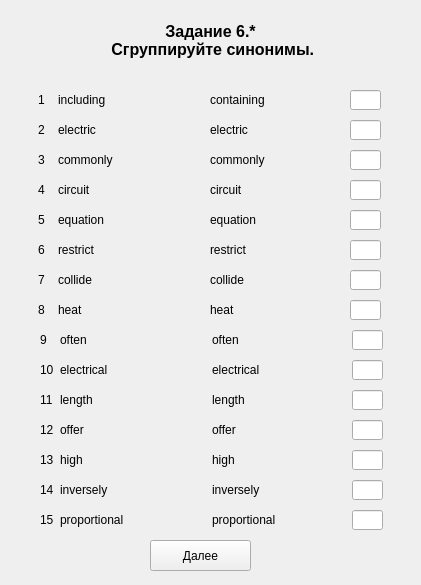
<?xml version="1.0" encoding="UTF-8"?>
<ui version="4.0">
 <class>Zadanie6_part1_var1</class>
 <widget class="QWidget" name="Zadanie6_part1_var1">
  <property name="geometry">
   <rect>
    <x>0</x>
    <y>0</y>
    <width>421</width>
    <height>585</height>
   </rect>
  </property>
  <property name="windowTitle">
   <string>Form</string>
  </property>
  <widget class="QLabel" name="label_title">
   <property name="geometry">
    <rect>
     <x>20</x>
     <y>20</y>
     <width>381</width>
     <height>41</height>
    </rect>
   </property>
   <property name="font">
    <font>
     <pointsize>12</pointsize>
     <weight>75</weight>
     <bold>true</bold>
     <strikeout>false</strikeout>
    </font>
   </property>
   <property name="cursor">
    <cursorShape>ArrowCursor</cursorShape>
   </property>
   <property name="text">
    <string>Задание 6.*
 Сгруппируйте синонимы.</string>
   </property>
   <property name="textFormat">
    <enum>Qt::AutoText</enum>
   </property>
   <property name="alignment">
    <set>Qt::AlignCenter</set>
   </property>
  </widget>
  <widget class="QLineEdit" name="lineEdit_answer_12">
   <property name="geometry">
    <rect>
     <x>352</x>
     <y>420</y>
     <width>31</width>
     <height>20</height>
    </rect>
   </property>
  </widget>
  <widget class="QLabel" name="label_number_11">
   <property name="geometry">
    <rect>
     <x>40</x>
     <y>390</y>
     <width>16</width>
     <height>20</height>
    </rect>
   </property>
   <property name="text">
    <string>11</string>
   </property>
  </widget>
  <widget class="QLabel" name="label_word_5">
   <property name="geometry">
    <rect>
     <x>58</x>
     <y>210</y>
     <width>81</width>
     <height>20</height>
    </rect>
   </property>
   <property name="text">
    <string>equation</string>
   </property>
  </widget>
  <widget class="QLineEdit" name="lineEdit_answer_10">
   <property name="geometry">
    <rect>
     <x>352</x>
     <y>360</y>
     <width>31</width>
     <height>20</height>
    </rect>
   </property>
  </widget>
  <widget class="QLabel" name="label_number_8">
   <property name="geometry">
    <rect>
     <x>38</x>
     <y>300</y>
     <width>16</width>
     <height>20</height>
    </rect>
   </property>
   <property name="text">
    <string>8</string>
   </property>
  </widget>
  <widget class="QLineEdit" name="lineEdit_answer_3">
   <property name="geometry">
    <rect>
     <x>350</x>
     <y>150</y>
     <width>31</width>
     <height>20</height>
    </rect>
   </property>
  </widget>
  <widget class="QPushButton" name="pushButton_answer">
   <property name="geometry">
    <rect>
     <x>150</x>
     <y>540</y>
     <width>101</width>
     <height>31</height>
    </rect>
   </property>
   <property name="text">
    <string>Далее</string>
   </property>
  </widget>
  <widget class="QLabel" name="label_number_15">
   <property name="geometry">
    <rect>
     <x>40</x>
     <y>510</y>
     <width>16</width>
     <height>20</height>
    </rect>
   </property>
   <property name="text">
    <string>15</string>
   </property>
  </widget>
  <widget class="QLineEdit" name="lineEdit_answer_11">
   <property name="geometry">
    <rect>
     <x>352</x>
     <y>390</y>
     <width>31</width>
     <height>20</height>
    </rect>
   </property>
  </widget>
  <widget class="QLabel" name="label_number_10">
   <property name="geometry">
    <rect>
     <x>40</x>
     <y>360</y>
     <width>16</width>
     <height>20</height>
    </rect>
   </property>
   <property name="text">
    <string>10</string>
   </property>
  </widget>
  <widget class="QLabel" name="label_word_9">
   <property name="geometry">
    <rect>
     <x>60</x>
     <y>330</y>
     <width>81</width>
     <height>20</height>
    </rect>
   </property>
   <property name="text">
    <string>often</string>
   </property>
  </widget>
  <widget class="QLabel" name="label_number_1">
   <property name="geometry">
    <rect>
     <x>38</x>
     <y>90</y>
     <width>16</width>
     <height>20</height>
    </rect>
   </property>
   <property name="text">
    <string>1</string>
   </property>
  </widget>
  <widget class="QLineEdit" name="lineEdit_answer_6">
   <property name="geometry">
    <rect>
     <x>350</x>
     <y>240</y>
     <width>31</width>
     <height>20</height>
    </rect>
   </property>
  </widget>
  <widget class="QLabel" name="label_number_12">
   <property name="geometry">
    <rect>
     <x>40</x>
     <y>420</y>
     <width>16</width>
     <height>20</height>
    </rect>
   </property>
   <property name="text">
    <string>12</string>
   </property>
  </widget>
  <widget class="QLabel" name="label_word_14">
   <property name="geometry">
    <rect>
     <x>60</x>
     <y>480</y>
     <width>81</width>
     <height>20</height>
    </rect>
   </property>
   <property name="text">
    <string>inversely</string>
   </property>
  </widget>
  <widget class="QLineEdit" name="lineEdit_answer_8">
   <property name="geometry">
    <rect>
     <x>350</x>
     <y>300</y>
     <width>31</width>
     <height>20</height>
    </rect>
   </property>
  </widget>
  <widget class="QLabel" name="label_number_14">
   <property name="geometry">
    <rect>
     <x>40</x>
     <y>480</y>
     <width>16</width>
     <height>20</height>
    </rect>
   </property>
   <property name="text">
    <string>14</string>
   </property>
  </widget>
  <widget class="QLabel" name="label_number_4">
   <property name="geometry">
    <rect>
     <x>38</x>
     <y>180</y>
     <width>16</width>
     <height>20</height>
    </rect>
   </property>
   <property name="text">
    <string>4</string>
   </property>
  </widget>
  <widget class="QLabel" name="label_word_3">
   <property name="geometry">
    <rect>
     <x>58</x>
     <y>150</y>
     <width>81</width>
     <height>20</height>
    </rect>
   </property>
   <property name="text">
    <string>commonly</string>
   </property>
  </widget>
  <widget class="QLabel" name="label_word_4">
   <property name="geometry">
    <rect>
     <x>58</x>
     <y>180</y>
     <width>81</width>
     <height>20</height>
    </rect>
   </property>
   <property name="text">
    <string>circuit</string>
   </property>
  </widget>
  <widget class="QLabel" name="label_word_13">
   <property name="geometry">
    <rect>
     <x>60</x>
     <y>450</y>
     <width>81</width>
     <height>20</height>
    </rect>
   </property>
   <property name="text">
    <string>high</string>
   </property>
  </widget>
  <widget class="QLineEdit" name="lineEdit_answer_9">
   <property name="geometry">
    <rect>
     <x>352</x>
     <y>330</y>
     <width>31</width>
     <height>20</height>
    </rect>
   </property>
  </widget>
  <widget class="QLabel" name="label_word_1">
   <property name="geometry">
    <rect>
     <x>58</x>
     <y>90</y>
     <width>81</width>
     <height>20</height>
    </rect>
   </property>
   <property name="text">
    <string>including</string>
   </property>
  </widget>
  <widget class="QLabel" name="label_number_9">
   <property name="geometry">
    <rect>
     <x>40</x>
     <y>330</y>
     <width>16</width>
     <height>20</height>
    </rect>
   </property>
   <property name="text">
    <string>9</string>
   </property>
  </widget>
  <widget class="QLabel" name="label_word_8">
   <property name="geometry">
    <rect>
     <x>58</x>
     <y>300</y>
     <width>81</width>
     <height>20</height>
    </rect>
   </property>
   <property name="text">
    <string>heat</string>
   </property>
  </widget>
  <widget class="QLabel" name="label_word_7">
   <property name="geometry">
    <rect>
     <x>58</x>
     <y>270</y>
     <width>81</width>
     <height>20</height>
    </rect>
   </property>
   <property name="text">
    <string>collide</string>
   </property>
  </widget>
  <widget class="QLabel" name="label_word_10">
   <property name="geometry">
    <rect>
     <x>60</x>
     <y>360</y>
     <width>81</width>
     <height>20</height>
    </rect>
   </property>
   <property name="text">
    <string>electrical</string>
   </property>
  </widget>
  <widget class="QLabel" name="label_word_2">
   <property name="geometry">
    <rect>
     <x>58</x>
     <y>120</y>
     <width>81</width>
     <height>20</height>
    </rect>
   </property>
   <property name="text">
    <string>electric</string>
   </property>
  </widget>
  <widget class="QLineEdit" name="lineEdit_answer_4">
   <property name="geometry">
    <rect>
     <x>350</x>
     <y>180</y>
     <width>31</width>
     <height>20</height>
    </rect>
   </property>
  </widget>
  <widget class="QLineEdit" name="lineEdit_answer_14">
   <property name="geometry">
    <rect>
     <x>352</x>
     <y>480</y>
     <width>31</width>
     <height>20</height>
    </rect>
   </property>
  </widget>
  <widget class="QLineEdit" name="lineEdit_answer_2">
   <property name="geometry">
    <rect>
     <x>350</x>
     <y>120</y>
     <width>31</width>
     <height>20</height>
    </rect>
   </property>
  </widget>
  <widget class="QLabel" name="label_word_15">
   <property name="geometry">
    <rect>
     <x>60</x>
     <y>510</y>
     <width>81</width>
     <height>20</height>
    </rect>
   </property>
   <property name="text">
    <string>proportional</string>
   </property>
  </widget>
  <widget class="QLabel" name="label_number_6">
   <property name="geometry">
    <rect>
     <x>38</x>
     <y>240</y>
     <width>16</width>
     <height>20</height>
    </rect>
   </property>
   <property name="text">
    <string>6</string>
   </property>
  </widget>
  <widget class="QLineEdit" name="lineEdit_answer_7">
   <property name="geometry">
    <rect>
     <x>350</x>
     <y>270</y>
     <width>31</width>
     <height>20</height>
    </rect>
   </property>
  </widget>
  <widget class="QLabel" name="label_number_7">
   <property name="geometry">
    <rect>
     <x>38</x>
     <y>270</y>
     <width>16</width>
     <height>20</height>
    </rect>
   </property>
   <property name="text">
    <string>7</string>
   </property>
  </widget>
  <widget class="QLabel" name="label_word_12">
   <property name="geometry">
    <rect>
     <x>60</x>
     <y>420</y>
     <width>81</width>
     <height>20</height>
    </rect>
   </property>
   <property name="text">
    <string>offer</string>
   </property>
  </widget>
  <widget class="QLabel" name="label_number_13">
   <property name="geometry">
    <rect>
     <x>40</x>
     <y>450</y>
     <width>16</width>
     <height>20</height>
    </rect>
   </property>
   <property name="text">
    <string>13</string>
   </property>
  </widget>
  <widget class="QLineEdit" name="lineEdit_answer_1">
   <property name="geometry">
    <rect>
     <x>350</x>
     <y>90</y>
     <width>31</width>
     <height>20</height>
    </rect>
   </property>
   <property name="text">
    <string/>
   </property>
  </widget>
  <widget class="QLineEdit" name="lineEdit_answer_13">
   <property name="geometry">
    <rect>
     <x>352</x>
     <y>450</y>
     <width>31</width>
     <height>20</height>
    </rect>
   </property>
  </widget>
  <widget class="QLineEdit" name="lineEdit_answer_15">
   <property name="geometry">
    <rect>
     <x>352</x>
     <y>510</y>
     <width>31</width>
     <height>20</height>
    </rect>
   </property>
  </widget>
  <widget class="QLabel" name="label_number_2">
   <property name="geometry">
    <rect>
     <x>38</x>
     <y>120</y>
     <width>16</width>
     <height>20</height>
    </rect>
   </property>
   <property name="text">
    <string>2</string>
   </property>
  </widget>
  <widget class="QLabel" name="label_number_5">
   <property name="geometry">
    <rect>
     <x>38</x>
     <y>210</y>
     <width>16</width>
     <height>20</height>
    </rect>
   </property>
   <property name="text">
    <string>5</string>
   </property>
  </widget>
  <widget class="QLabel" name="label_number_3">
   <property name="geometry">
    <rect>
     <x>38</x>
     <y>150</y>
     <width>16</width>
     <height>20</height>
    </rect>
   </property>
   <property name="text">
    <string>3</string>
   </property>
  </widget>
  <widget class="QLabel" name="label_word_6">
   <property name="geometry">
    <rect>
     <x>58</x>
     <y>240</y>
     <width>81</width>
     <height>20</height>
    </rect>
   </property>
   <property name="text">
    <string>restrict</string>
   </property>
  </widget>
  <widget class="QLabel" name="label_word_11">
   <property name="geometry">
    <rect>
     <x>60</x>
     <y>390</y>
     <width>81</width>
     <height>20</height>
    </rect>
   </property>
   <property name="text">
    <string>length</string>
   </property>
  </widget>
  <widget class="QLineEdit" name="lineEdit_answer_5">
   <property name="geometry">
    <rect>
     <x>350</x>
     <y>210</y>
     <width>31</width>
     <height>20</height>
    </rect>
   </property>
  </widget>
  <widget class="QLabel" name="label_word_16">
   <property name="geometry">
    <rect>
     <x>212</x>
     <y>360</y>
     <width>81</width>
     <height>20</height>
    </rect>
   </property>
   <property name="text">
    <string>electrical</string>
   </property>
  </widget>
  <widget class="QLabel" name="label_word_17">
   <property name="geometry">
    <rect>
     <x>210</x>
     <y>180</y>
     <width>81</width>
     <height>20</height>
    </rect>
   </property>
   <property name="text">
    <string>circuit</string>
   </property>
  </widget>
  <widget class="QLabel" name="label_word_18">
   <property name="geometry">
    <rect>
     <x>212</x>
     <y>330</y>
     <width>81</width>
     <height>20</height>
    </rect>
   </property>
   <property name="text">
    <string>often</string>
   </property>
  </widget>
  <widget class="QLabel" name="label_word_19">
   <property name="geometry">
    <rect>
     <x>212</x>
     <y>510</y>
     <width>81</width>
     <height>20</height>
    </rect>
   </property>
   <property name="text">
    <string>proportional</string>
   </property>
  </widget>
  <widget class="QLabel" name="label_word_20">
   <property name="geometry">
    <rect>
     <x>210</x>
     <y>270</y>
     <width>81</width>
     <height>20</height>
    </rect>
   </property>
   <property name="text">
    <string>collide</string>
   </property>
  </widget>
  <widget class="QLabel" name="label_word_21">
   <property name="geometry">
    <rect>
     <x>210</x>
     <y>300</y>
     <width>81</width>
     <height>20</height>
    </rect>
   </property>
   <property name="text">
    <string>heat</string>
   </property>
  </widget>
  <widget class="QLabel" name="label_word_22">
   <property name="geometry">
    <rect>
     <x>212</x>
     <y>390</y>
     <width>81</width>
     <height>20</height>
    </rect>
   </property>
   <property name="text">
    <string>length</string>
   </property>
  </widget>
  <widget class="QLabel" name="label_word_23">
   <property name="geometry">
    <rect>
     <x>210</x>
     <y>150</y>
     <width>81</width>
     <height>20</height>
    </rect>
   </property>
   <property name="text">
    <string>commonly</string>
   </property>
  </widget>
  <widget class="QLabel" name="label_word_24">
   <property name="geometry">
    <rect>
     <x>210</x>
     <y>240</y>
     <width>81</width>
     <height>20</height>
    </rect>
   </property>
   <property name="text">
    <string>restrict</string>
   </property>
  </widget>
  <widget class="QLabel" name="label_word_25">
   <property name="geometry">
    <rect>
     <x>212</x>
     <y>480</y>
     <width>81</width>
     <height>20</height>
    </rect>
   </property>
   <property name="text">
    <string>inversely</string>
   </property>
  </widget>
  <widget class="QLabel" name="label_word_26">
   <property name="geometry">
    <rect>
     <x>210</x>
     <y>210</y>
     <width>81</width>
     <height>20</height>
    </rect>
   </property>
   <property name="text">
    <string>equation</string>
   </property>
  </widget>
  <widget class="QLabel" name="label_word_27">
   <property name="geometry">
    <rect>
     <x>212</x>
     <y>420</y>
     <width>81</width>
     <height>20</height>
    </rect>
   </property>
   <property name="text">
    <string>offer</string>
   </property>
  </widget>
  <widget class="QLabel" name="label_word_28">
   <property name="geometry">
    <rect>
     <x>212</x>
     <y>450</y>
     <width>81</width>
     <height>20</height>
    </rect>
   </property>
   <property name="text">
    <string>high</string>
   </property>
  </widget>
  <widget class="QLabel" name="label_word_29">
   <property name="geometry">
    <rect>
     <x>210</x>
     <y>90</y>
     <width>81</width>
     <height>20</height>
    </rect>
   </property>
   <property name="text">
    <string>containing</string>
   </property>
  </widget>
  <widget class="QLabel" name="label_word_30">
   <property name="geometry">
    <rect>
     <x>210</x>
     <y>120</y>
     <width>81</width>
     <height>20</height>
    </rect>
   </property>
   <property name="text">
    <string>electric</string>
   </property>
  </widget>
  <widget class="QLabel" name="label_timer">
   <property name="geometry">
    <rect>
     <x>270</x>
     <y>550</y>
     <width>141</width>
     <height>21</height>
    </rect>
   </property>
   <property name="text">
    <string/>
   </property>
  </widget>
 </widget>
 <resources/>
 <connections/>
</ui>
